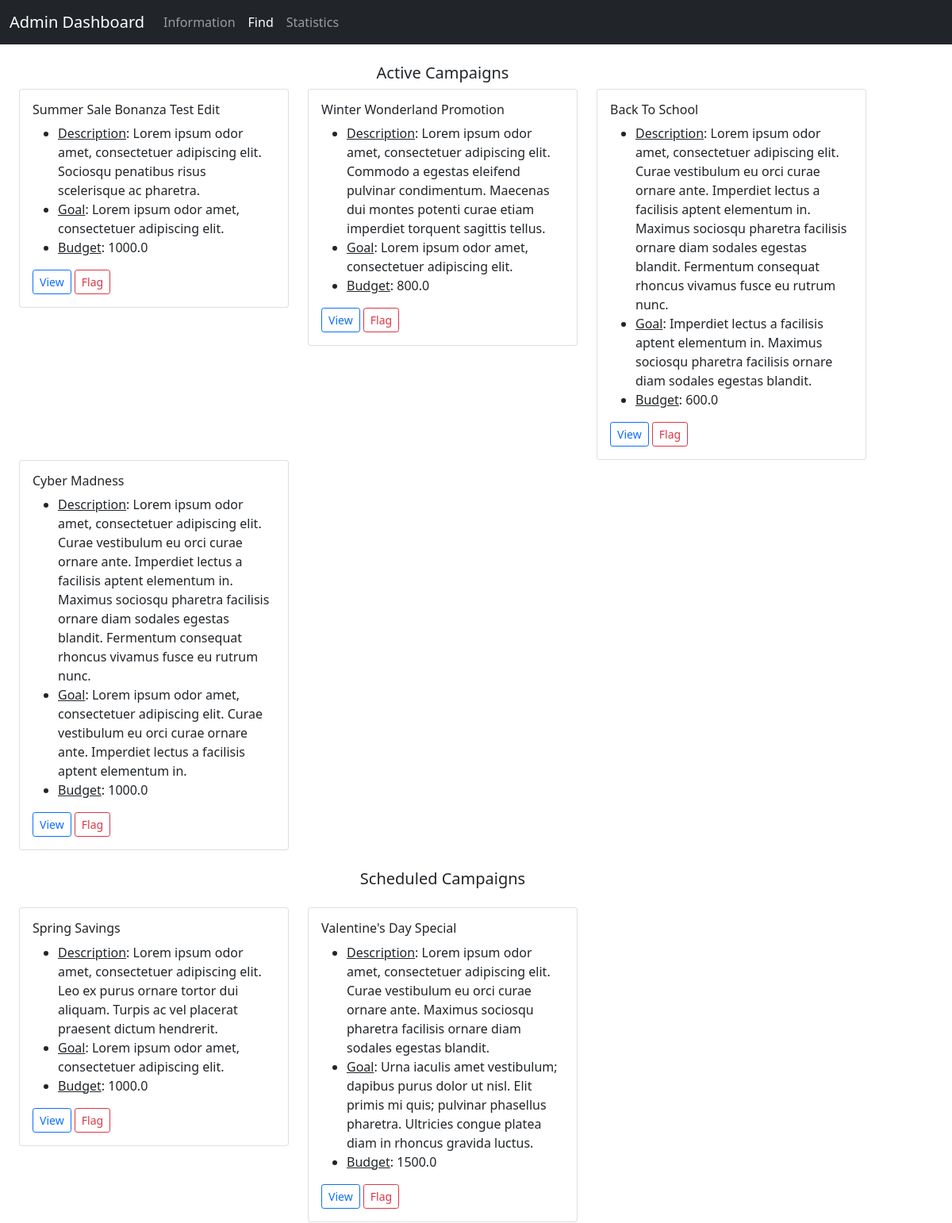
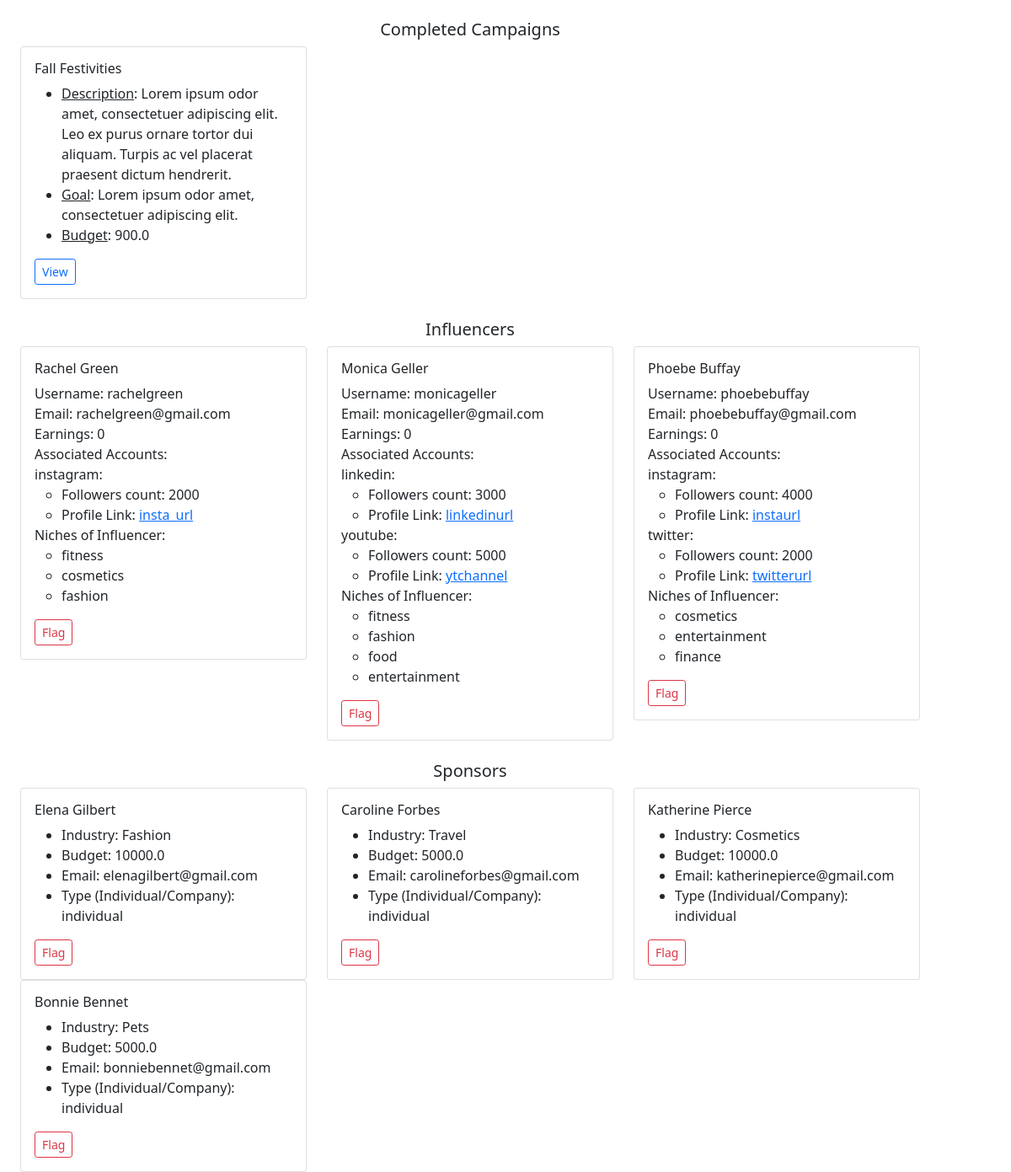
The app's page /admin_find with its own data (2 pictures, top to bottom).
### backend/models.py (models this page shows)
class Campaign(db.Model):
    __tablename__ = 'campaign'
    id = db.Column(db.Integer, primary_key=True)
    sponsor_id = db.Column(db.Integer, db.ForeignKey('sponsor.id'), nullable=False)
    visibility = db.Column(db.Enum('private', 'public'), default='public', nullable=False)
    title = db.Column(db.String, nullable=False)
    description = db.Column(db.String)
    goal = db.Column(db.String)
    start_date = db.Column(db.Date, nullable=False)
    end_date = db.Column(db.Date, nullable=False)
    budget = db.Column(db.Float, nullable=False)
    flagged = db.Column(db.Boolean, default=False)
    ad_request = db.relationship('Ad_Request', backref='campaign', cascade='all, delete-orphan')

class Influencer(db.Model):
    __tablename__ = 'influencer'
    id = db.Column(db.Integer, primary_key=True)
    first_name = db.Column(db.String, nullable=False)
    last_name = db.Column(db.String)
    age = db.Column(db.Integer, nullable=False)
    username = db.Column(db.String, unique=True, nullable=False)
    password = db.Column(db.String, nullable=False)
    email = db.Column(db.String, unique=True, nullable=False)
    earning = db.Column(db.Integer, default=0)
    flagged = db.Column(db.Boolean, default=False)
    reach = db.relationship('Reach', backref='influencer', cascade='all, delete-orphan')
    ad_request = db.relationship('Ad_Request', backref='influencer')
    influencer_niche = db.relationship('Influencer_Niche', backref='influencer')

class Reach(db.Model):
    __tablename__ = 'reach'
    id = db.Column(db.Integer, primary_key=True)
    influencer_id = db.Column(db.Integer, db.ForeignKey('influencer.id'), nullable=False)
    platform = db.Column(db.Enum('instagram', 'twitter', 'youtube', 'linkedin'), nullable=False)
    followers = db.Column(db.Integer, nullable=False)
    profile_link = db.Column(db.String, nullable=False)

class Niche(db.Model):
    __tablename__ = 'niche'
    id = db.Column(db.Integer, primary_key=True)
    name = db.Column(db.String, nullable=False)
    influencer_niche = db.relationship('Influencer_Niche', backref='niche')
    ad_request = db.relationship('Ad_Request', backref='niche')

class Sponsor(db.Model):
    __tablename__ = 'sponsor'
    id = db.Column(db.Integer, primary_key=True)
    first_name = db.Column(db.String, nullable=False)         # if it is a company then the first_name denotes the name of the company
    last_name = db.Column(db.String)
    username = db.Column(db.String, unique=True, nullable=False)
    password = db.Column(db.String, nullable=False)
    industry = db.Column(db.String, nullable=False)
    budget = db.Column(db.Float, nullable=False)
    email = db.Column(db.String, unique=True, nullable=False)
    type = db.Column(db.Enum('company', 'individual'), nullable=False)
    flagged = db.Column(db.Boolean, default=False)
    campaign = db.relationship('Campaign', backref='sponsor', cascade='all, delete-orphan')

### backend/controllers.py (the view)
@app.route('/admin_find', methods=['GET', 'POST'])
def admin_find():
    return render_template('admin_find.html', active_campaigns=fetch_active_campaigns(), completed_campaigns=fetch_completed_campaigns(),
                           all_influencers=fetch_all_influencers(), all_sponsors=fetch_all_sponsors(), scheduled_campaigns=fetch_scheduled_campaigns())

### backend/controllers.py (called while the page is built)
def progress(start_date, end_date):
    current_date = datetime.now().date()
    total_duration = (end_date - start_date).days
    elapsed_duration = (current_date - start_date).days
    progress = (elapsed_duration / total_duration) * 100
    return int(min(max(progress, 0), 100))

def fetch_all_influencers():
    influencers = Influencer.query.filter_by(flagged=False).all()
    all_influencers = {}
    for influencer in influencers:
        if influencer.id not in all_influencers.keys():
            all_influencers[influencer.id] = {'fname': influencer.first_name, 'lname': influencer.last_name, 'username': influencer.username, 'earning': influencer.earning,
                                              'email': influencer.email, 'social_accounts': social_accounts(influencer.id), 'niches': niches(influencer.id)}
    return all_influencers

def fetch_all_sponsors():
    sponsors = Sponsor.query.filter_by(flagged=False).all()
    all_sponsors = {}
    for sponsor in sponsors:
        if sponsor.id not in all_sponsors.keys():
            all_sponsors[sponsor.id] = {'fname': sponsor.first_name, 'lname': sponsor.last_name, 'industry': sponsor.industry,
                                        'budget': sponsor.budget, 'email': sponsor.email, 'type': sponsor.type }
    return all_sponsors

def fetch_completed_campaigns(sponsor_id=None):
    current_date = datetime.now().date()
    if sponsor_id:
        campaigns = (db.session.query(Campaign)
                .filter(Campaign.end_date < current_date, Campaign.sponsor_id==sponsor_id).all())
    else:
        campaigns = (db.session.query(Campaign)
                .filter(Campaign.end_date < current_date).all())
    completed_campaigns = {}
    for campaign in campaigns:
        if campaign.id not in completed_campaigns.keys():
            completed_campaigns[campaign.id] = {'title': campaign.title, 'description': campaign.description, 'goal': campaign.goal, 'budget': campaign.budget,
                                                'start_date': campaign.start_date, 'end_date': campaign.end_date, 'visibility': campaign.visibility}
    return completed_campaigns

### templates/admin_find.html (shortened to what this page needs)
<!DOCTYPE html>
<html lang="en">
<head>
    <link href="https://cdn.jsdelivr.net/npm/bootstrap@5.0.2/dist/css/bootstrap.min.css" rel="stylesheet">
</head>
<body>
    <div id="container">
        <div id="panel">
            <nav class="navbar navbar-expand-lg navbar-dark bg-dark">
                <div class="container-fluid">
                    <label class="navbar-brand">Admin Dashboard</label>
                    <div class="collapse navbar-collapse" id="navbarNavAltMarkup">
                        <div class="navbar-nav">
                            <a class="nav-link" aria-current="page" href="/admin_dashboard">Information</a>
                            <a class="nav-link active" href="/admin_find">Find</a>
                            <a class="nav-link" href="/admin_statistics">Statistics</a>
                        </div>
                    </div>
                </div>
            </nav>
        </div>
        <div class="container row">
            <h5 class="text-center"><br>Active Campaigns</h5>
            {% if active_campaigns %}
                {% for key, value in active_campaigns.items() %}
                    <div class="col-sm-4">
                        <div class="card">
                            <div class="card-body">
                                <h6 class="card-title">{{ value.title }}</h6>
                                <ul class="card-text">
                                    <li><u>Description</u>: {{ value.description }}</li>
                                    <li><u>Goal</u>: {{ value.goal }}</li>
                                    <li><u>Budget</u>: {{ value.budget }}</li>
                                </ul>
                                <a href="/campaign_details/{{ key }}" class="btn btn-outline-primary btn-sm">View</a>
                                <a href="/flag_campaign/{{ key }}" class="btn btn-outline-danger btn-sm">Flag</a>
                            </div>
                        </div>
                    </div>
                {% endfor %}
            {% else %}
                <h6 class="text-secondary">No Campaigns running</h6>
            {% endif %}
        </div>
        <div class="container row">
            <h5 class="text-center my-4">Scheduled Campaigns</h5>
            {% if scheduled_campaigns %}
                {% for key, value in scheduled_campaigns.items() %}
                    <div class="col-sm-4">
                        <div class="card">
                            <div class="card-body">
                                <h6 class="card-title">{{ value.title }}</h6>
                                <ul class="card-text">
                                    <li><u>Description</u>: {{ value.description }}</li>
                                    <li><u>Goal</u>: {{ value.goal }}</li>
                                    <li><u>Budget</u>: {{ value.budget }}</li>
                                </ul>
                                <a href="/campaign_details/{{ key }}" class="btn btn-outline-primary btn-sm">View</a>
                                <a href="/flag_campaign/{{ key }}" class="btn btn-outline-danger btn-sm">Flag</a>
                            </div>
                        </div>
                    </div>
                {% endfor %}
            {% else %}
                <h6 class="text-secondary">No campaigns scheduled.</h6>
            {% endif %}
        </div>
        <div class="container row">
            <h5 class="text-center"><br>Completed Campaigns</h5>
            {% if completed_campaigns %}
                {% for key, value in completed_campaigns.items() %}
                    <div class="col-sm-4">
                        <div class="card">
                            <div class="card-body">
                                <h6 class="card-title">{{ value.title }}</h6>
                                <ul class="card-text">
                                    <li><u>Description</u>: {{ value.description }}</li>
                                    <li><u>Goal</u>: {{ value.goal }}</li>
                                    <li><u>Budget</u>: {{ value.budget }}</li>
                                </ul>
                                <a href="/campaign_details/{{ key }}" class="btn btn-outline-primary btn-sm">View</a>
                            </div>
                        </div>
                    </div>
                {% endfor %}
            {% else %}
                <h6 class="text-secondary">No Campaigns completed yet!</h6>
            {% endif %}
        </div>
        <div class="container row">
            <h5 class="text-center"><br>Influencers</h5>
            {% if all_influencers %}
                {% for key, value in all_influencers.items() %}
                    <div class="col-sm-4">
                        <div class="card">
                            <div class="card-body">
                                <h6 class="card-title">{{ value.fname }} {{ value.lname }}</h6>
                                <ul class="list-unstyled">
                                    <li>Username: {{ value.username }} </li>
                                    <li>Email: {{ value.email }} </li>
                                    <li>Earnings: {{ value.earning }} </li>
                                    <li>Associated Accounts: </li>
                                    {% for account, info in value.social_accounts.items() %}
                                        <li>
                                            {{ account }}:
                                            <ul>
                                                <li>Followers count: {{ info.followers }}</li>
                                                <li>Profile Link: <a href="{{ info.profile_link }}" target="_blank">{{ info.profile_link }}</a></li>
                                            </ul>
                                        </li>
                                    {% endfor %}
                                    <li>Niches of Influencer:</li>
                                    <ul>
                                        {% for niche in value.niches %}
                                            <li>{{ niche }}</li>
                                        {% endfor %}
                                    </ul>
                                </ul>
                                <a href="/flag_influencer/{{ key }}" class="btn btn-outline-danger btn-sm">Flag</a>
                            </div>
                        </div>
                    </div>
                {% endfor %}
            {% else %}
                <h6 class="text-secondary">No influencers registered.</h6>
            {% endif %}
        </div>
        <div class="container row">
            <h5 class="text-center"><br>Sponsors</h5>
            {% if all_sponsors %}
                {% for key, value in all_sponsors.items() %}
                    <div class="col-sm-4">
                        <div class="card">
                            <div class="card-body">
                                <h6 class="card-title">{{ value.fname }} {{ value.lname }}</h6>
                                <ul class="card-text">
                                    <li>Industry: {{ value.industry }}</li>
                                    <li>Budget: {{ value.budget }}</li>
                                    <li>Email: {{ value.email }}</li>
                                    <li>Type (Individual/Company): {{ value.type }}</li>
                                </ul>
                                <a href="/flag_sponsor/{{ key }}" class="btn btn-outline-danger btn-sm">Flag</a>
                            </div>
                        </div>
                    </div>
                {% endfor %}
            {% else %}
                <h6 class="text-secondary">No sponsors registered</h4>
            {% endif %}
        </div>
    </div>
</body>
</html>

### records on screen
Campaign: title "Summer Sale Bonanza Test Edit", description "Lorem ipsum odor amet, consectetuer adipiscing elit. Sociosqu penatibus risus scelerisque ac pharetra.", goal "Lorem ipsum odor amet, consectetuer adipiscing elit.", budget "1000.0"
Campaign: title "Winter Wonderland Promotion", description "Lorem ipsum odor amet, consectetuer adipiscing elit. Commodo a egestas eleifend pulvinar condimentum. Maecenas dui montes potenti curae etiam imperdiet torquent sagittis tellus.", goal "Lorem ipsum odor amet, consectetuer adipiscing elit.", budget "800.0"
Campaign: title "Back To School", description "Lorem ipsum odor amet, consectetuer adipiscing elit. Curae vestibulum eu orci curae ornare ante. Imperdiet lectus a facilisis aptent elementum in. Maximus sociosqu pharetra facilisis ornare diam sodales egestas blandit. Fermentum consequat rhoncus vivamus fusce eu rutrum nunc.", goal "Imperdiet lectus a facilisis aptent elementum in. Maximus sociosqu pharetra facilisis ornare diam sodales egestas blandit.", budget "600.0"
Campaign: title "Cyber Madness", description "Lorem ipsum odor amet, consectetuer adipiscing elit. Curae vestibulum eu orci curae ornare ante. Imperdiet lectus a facilisis aptent elementum in. Maximus sociosqu pharetra facilisis ornare diam sodales egestas blandit. Fermentum consequat rhoncus vivamus fusce eu rutrum nunc.", goal "Lorem ipsum odor amet, consectetuer adipiscing elit. Curae vestibulum eu orci curae ornare ante. Imperdiet lectus a facilisis aptent elementum in.", budget "1000.0"
Campaign: title "Spring Savings", description "Lorem ipsum odor amet, consectetuer adipiscing elit. Leo ex purus ornare tortor dui aliquam. Turpis ac vel placerat praesent dictum hendrerit.", goal "Lorem ipsum odor amet, consectetuer adipiscing elit.", budget "1000.0"
Campaign: title "Valentine's Day Special", description "Lorem ipsum odor amet, consectetuer adipiscing elit. Curae vestibulum eu orci curae ornare ante. Maximus sociosqu pharetra facilisis ornare diam sodales egestas blandit.", goal "Urna iaculis amet vestibulum; dapibus purus dolor ut nisl. Elit primis mi quis; pulvinar phasellus pharetra. Ultricies congue platea diam in rhoncus gravida luctus.", budget "1500.0"
Campaign: title "Fall Festivities", description "Lorem ipsum odor amet, consectetuer adipiscing elit. Leo ex purus ornare tortor dui aliquam. Turpis ac vel placerat praesent dictum hendrerit.", goal "Lorem ipsum odor amet, consectetuer adipiscing elit.", budget "900.0"
Influencer: fname "Rachel", lname "Green", username "rachelgreen", email "rachelgreen@gmail.com"
Reach: followers "2000", profile_link "insta_url"
Niche: name "fitness"
Niche: name "cosmetics"
Niche: name "fashion"
Influencer: fname "Monica", lname "Geller", username "monicageller", email "monicageller@gmail.com"
Reach: followers "3000", profile_link "linkedinurl"
Reach: followers "5000", profile_link "ytchannel"
Niche: name "food"
Niche: name "entertainment"
Influencer: fname "Phoebe", lname "Buffay", username "phoebebuffay", email "phoebebuffay@gmail.com"
Reach: followers "4000", profile_link "instaurl"
Reach: followers "2000", profile_link "twitterurl"
Niche: name "finance"
Sponsor: fname "Elena", lname "Gilbert", industry "Fashion", budget "10000.0", email "elenagilbert@gmail.com"
Sponsor: fname "Caroline", lname "Forbes", industry "Travel", budget "5000.0", email "carolineforbes@gmail.com"
Sponsor: fname "Katherine", lname "Pierce", industry "Cosmetics", budget "10000.0", email "katherinepierce@gmail.com"
Sponsor: fname "Bonnie", lname "Bennet", industry "Pets", budget "5000.0", email "bonniebennet@gmail.com"

### other values on screen
{{ value.earning }} "0" "0" "0"
{{ account }} "instagram" "linkedin" "youtube" "instagram" "twitter"
{{ value.type }} "individual" "individual" "individual" "individual"
